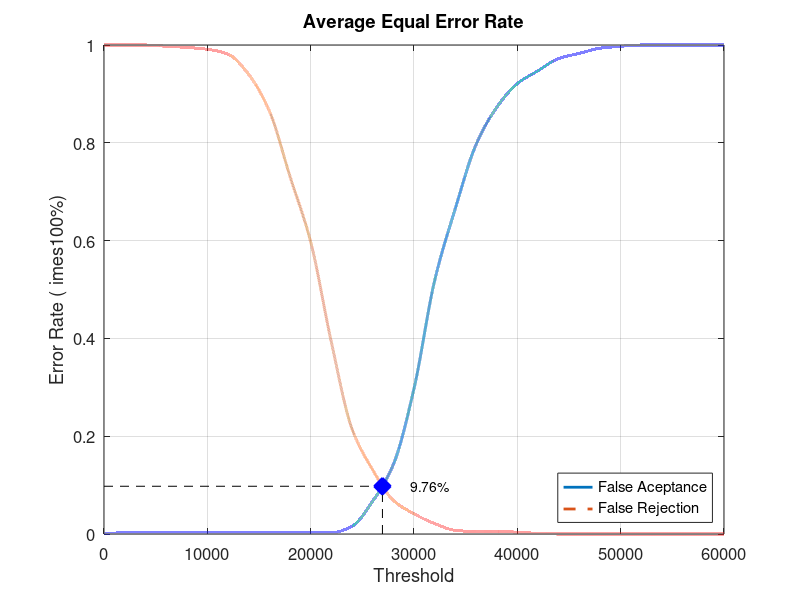
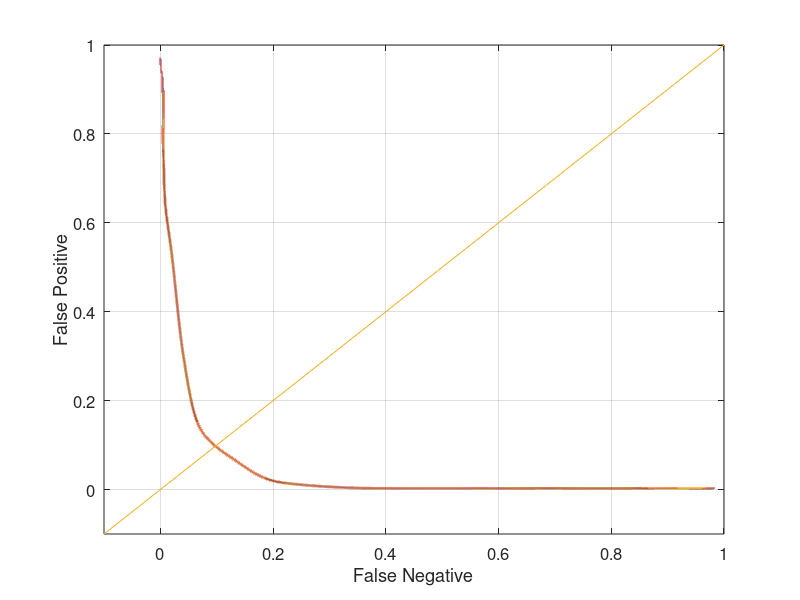

Recreate these plots in MATLAB, in order.
close all;
clear;
clc;
x = 0:2000:60000;
xq = 0:0.5:60000;

y0 = [0 0.00263158 0.00263158 0.00263158 0.00263158 0.00263158 0.00263158 0.00263158 0.00263158 0.00263158 0.00263158 0.00263158 0.0157895 0.0671053 0.142105 0.297368 0.518421 0.665789 0.796053 0.872368 0.921053 0.947368 0.972368 0.982895 0.993421 0.997368 1 1 1 1 1]
yy0 = interp1(x, y0, xq, 'pchip');
y1 = [1 1 1 0.9975 0.995 0.99125 0.98125 0.94 0.865 0.73125 0.5975 0.3925 0.215 0.13125 0.06875 0.04125 0.02125 0.0075 0.005 0.005 0.00375 0.00125 0 0 0 0 0 0 0 0 0]
yy1 = interp1(x, y1, xq, 'pchip');

% Calculating EER: 
y2 = abs(y0 - y1);
find(y2 == min(y2))
yy2 = abs(yy0 - yy1);
xEER = find(yy2 == min(yy2));
xEERIndex = xq(xEER) % X-axis EER
yEER = yy0(xEER) % Y-axis EER

main = figure
plot(xq, yy0,'-','LineWidth', 2);	hold on
plot(xq, yy1,'--','LineWidth', 2);	hold on
plot([xEERIndex xEERIndex], [0 yEER], 'k--');	hold on
plot([0 xEERIndex], [yEER yEER], 'k--');	hold on
plot(xEERIndex, yEER, 'bx', 'LineWidth', 10);	hold on
text(xEERIndex + 10 * xEERIndex / 100, yEER, [num2str(round((10000 * yEER)) / 100) '%'])
legend('False Aceptance', 'False Rejection', 'Location', 'SouthEast')
xlabel('Threshold')
ylabel('Error Rate (	imes100%)')
title('Average Equal Error Rate')
set(gca, 'FontSize', 12)
axis([0 60000 0 1])
grid on

print(main, 'Experiment2AverageMain', '-dpng');
FNRxFPR = figure('Color', [1 1 1]);
plot(yy1, yy0, '-', yy1, yy0, 'LineWidth', 2);
hold on
y = -0.1:0.1:1
plot(y, y); 
set(gca, 'FontSize', 12)
xlabel('False Negative')
ylabel('False Positive')
axis([-0.1 1 -0.1 1])
set(gca, 'FontSize', 12)
grid on

print(FNRxFPR, 'Experiment2AverageFNRxFPR','-dpng');
